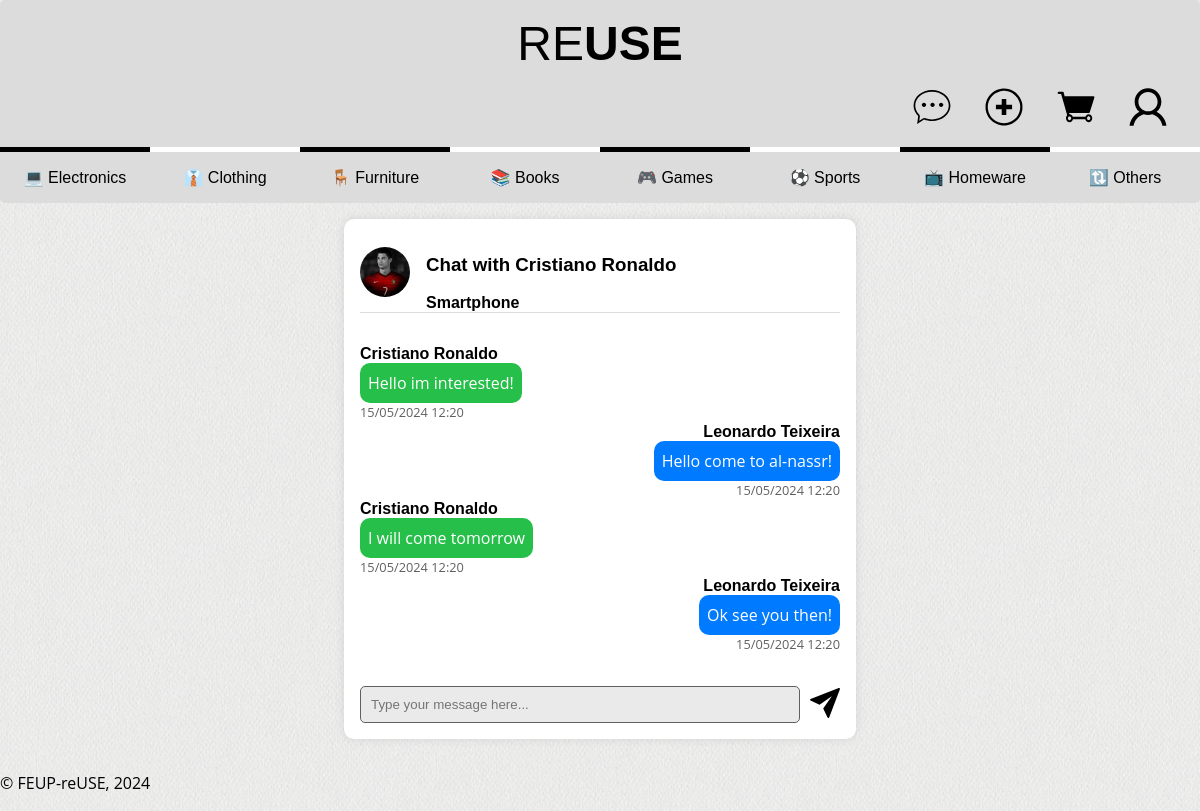
The page /pages/chat_messages.php?otherUserId=2&itemId=1 (signed in) on the database as committed earlier.
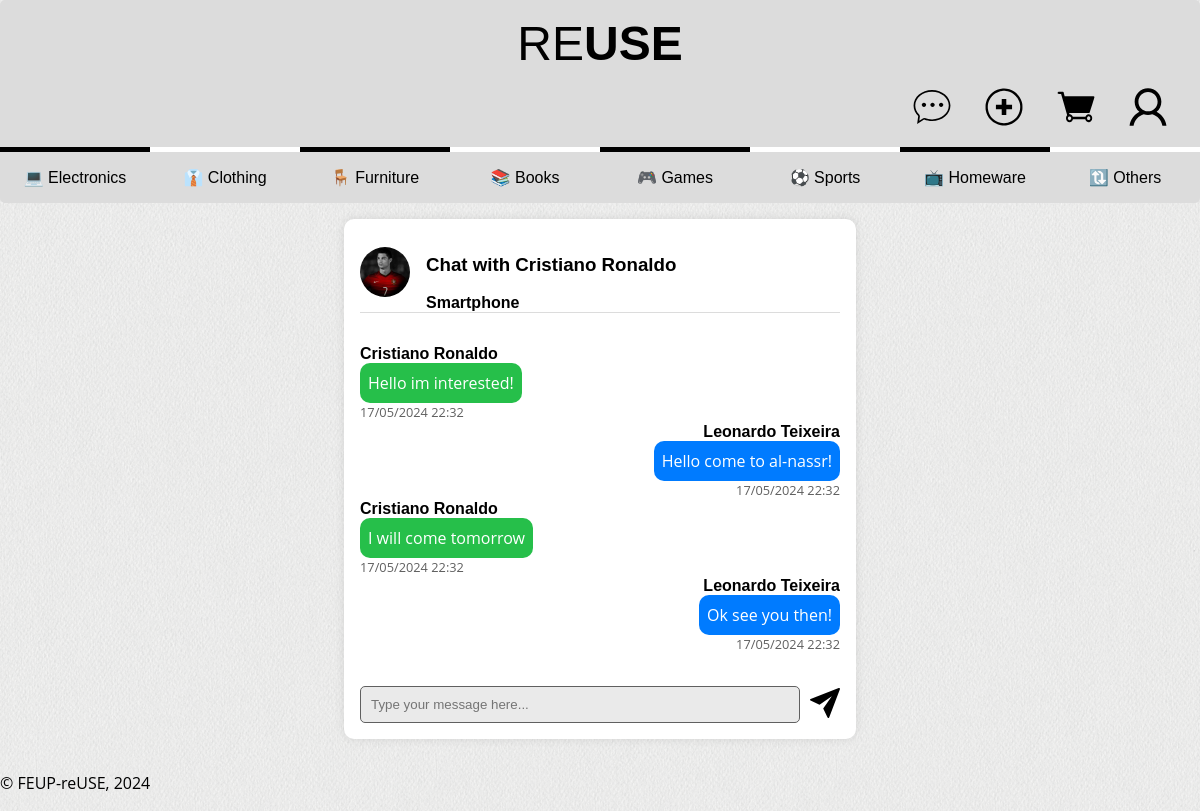
The same page on the database as committed later.
### tables this page shows
CREATE TABLE Categories (
    idCategory INTEGER PRIMARY KEY,
    categoryName TEXT UNIQUE NOT NULL
);

CREATE TABLE Users (
    idUser INTEGER PRIMARY KEY,
    name TEXT NOT NULL,
    username TEXT UNIQUE NOT NULL,
    password TEXT NOT NULL,
    email TEXT UNIQUE NOT NULL,
    isAdmin BOOLEAN NOT NULL DEFAULT 0
);

CREATE TABLE Images (
    idImage INTEGER PRIMARY KEY AUTOINCREMENT,
    imagePath TEXT NOT NULL
);

CREATE TABLE Items (
    idItem INTEGER PRIMARY KEY AUTOINCREMENT,
    idSeller INTEGER NOT NULL,
    name TEXT NOT NULL,
    introduction TEXT,
    description TEXT,
    idCategory INTEGER,
    brand TEXT,
    model TEXT,
    idSize INTEGER,
    idCondition INTEGER,
    price REAL NOT NULL,
    active BOOLEAN NOT NULL DEFAULT TRUE,
    featured BOOLEAN NOT NULL DEFAULT FALSE,
    FOREIGN KEY (idSeller) REFERENCES Users(idUser),
    FOREIGN KEY (idCategory) REFERENCES Categories(idCategory),
    FOREIGN KEY (idSize) REFERENCES Sizes(idSize),
    FOREIGN KEY (idCondition) REFERENCES Conditions(idCondition)
);

CREATE TABLE Chats (
    idChat INTEGER PRIMARY KEY,
    idSender INTEGER NOT NULL,
    idRecipient INTEGER NOT NULL,
    message TEXT NOT NULL,
    timestamp TIMESTAMP DEFAULT CURRENT_TIMESTAMP,
    idItem INTEGER NOT NULL,
    FOREIGN KEY (idSender) REFERENCES Users(idUser),
    FOREIGN KEY (idRecipient) REFERENCES Users(idUser),
    FOREIGN KEY (idItem) REFERENCES Items(idItem)
);

### pages/chat_messages.php (called while the page is built, shortened)
<?php
require_once(__DIR__ . '/../utils/session.php');
$session = new Session();
require_once(__DIR__ . '/../database/connection.db.php');
require_once(__DIR__ . '/../database/category.class.php');
require_once(__DIR__ . '/../database/item.class.php');
require_once(__DIR__ . '/../database/users.class.php');
require_once(__DIR__ . '/../database/chats.class.php');
require_once(__DIR__ . '/../templates/common.tpl.php');
require_once(__DIR__ . '/../templates/chat.tpl.php');
$db = getDatabaseConnection();
$categories = Category::getCategories($db);
$userId = $session->getId();
$otherUserId = $_GET['otherUserId'];
$itemId = $_GET['itemId'];
$chats = Chat::getChatByUserAndItem($db, (int)$userId, (int)$otherUserId, (int)$itemId);
drawHeader($session, ['chat']);
drawCategories($categories);
drawChatMessages($db, $chats, $userId, $otherUserId, $itemId);
drawFooter();
?>

### utils/session.php (called while the page is built, shortened)
<?php
  class Session {
    public function isLoggedIn() : bool {
      return isset($_SESSION['id']);
    }
    public function getId() : ?int {
      return isset($_SESSION['id']) ? $_SESSION['id'] : null;
    }
  }
?>

### database/category.class.php (called while the page is built, shortened)
<?php
class Category {
    public function __construct(int $idCategory, string $categoryName) {
        $this->idCategory = $idCategory;
        $this->categoryName = $categoryName;
    }
    static function getCategories(PDO $db): array {
        try {
            $stmt = $db->prepare('SELECT * FROM Categories');
            $stmt->execute();
            $categories = array();
            while ($category = $stmt->fetch()) {
                $categories[] = new Category(
                    $category['idCategory'],
                    $category['categoryName']
                );
            }
            return $categories;
        } catch (PDOException $e) {
            echo "Error fetching categories: " . $e->getMessage();
            return array();
        }
    }
}
?>

### database/users.class.php (called while the page is built, shortened)
<?php
class User {
    public int $idUser;
    public function __construct(int $idUser, string $name, string $username, string $password, string $email, bool $isAdmin) {
        $this->idUser = $idUser;
        $this->name = $name;
    }
    public static function getUserById(PDO $db, int $idUser): ?User {
        $stmt = $db->prepare('SELECT * FROM Users WHERE idUser = ?');
        $stmt->execute([$idUser]);
        $user = $stmt->fetch();
        return new User($user['idUser'], $user['name'], $user['username'], $user['password'], $user['email'], (bool) $user['isAdmin']);
    }
    public function getProfileImage(PDO $db): ?string {
        $stmt = $db->prepare('SELECT imagePath FROM UserImage JOIN Images ON UserImage.idImage = Images.idImage WHERE idUser = ?');
        $stmt->execute(array($this->idUser));
        $imagePath = $stmt->fetch();
        if ($imagePath)
            $imagePath = $imagePath['imagePath'];
        return $imagePath ? $imagePath : null;
    }
}
?>

### database/item.class.php (called while the page is built, shortened)
<?php
require_once 'connection.db.php';
require_once 'category.class.php';
require_once 'users.class.php';
class Item {
    public function __construct(int $idItem, int $idSeller, string $name, ?string $introduction, ?string $description, int $idCategory, ?string $brand, ?string $model, int $idSize, int $idCondition, float $price, bool $active, bool $featured) {
        $this->name = $name;
    }
    public static function getItemById(PDO $db ,int $idItem): ?Item {
        $stmt = $db->prepare('SELECT * FROM Items WHERE idItem = ?');
        $stmt->execute(array($idItem));
        $item = $stmt->fetch();
        return new Item(
            $item['idItem'],
            $item['idSeller'],
            $item['name'],
            $item['introduction'],
            $item['description'],
            (int) $item['idCategory'],
            $item['brand'],
            $item['model'],
            (int) $item['idSize'],
            (int) $item['idCondition'],
            $item['price'],
            (bool) $item['active'],
            (bool) $item['featured']
        );
    }
}
?>

### database/chats.class.php (called while the page is built, shortened)
<?php
require_once 'users.class.php';
class Chat {
    public static function getChatByUserAndItem($db, $userId, $otherUserId, $itemId) {
        $query = "SELECT * FROM Chats WHERE ((idSender = ? AND idRecipient = ?) OR (idSender = ? AND idRecipient = ?)) AND idItem = ?";
        $stmt = $db->prepare($query);
        $stmt->execute(array($userId, $otherUserId, $otherUserId, $userId, $itemId));
        return $stmt->fetchAll();
    }
}
?>

### templates/common.tpl.php (the view, shortened to what this page needs)
<?php function drawHeader($session, $jsPages = array("script")) { ?>
  <!DOCTYPE html>
  <html lang="en">
    <head>
      <link rel="stylesheet" href="../css/style.css">
      <link rel="stylesheet" href="../css/layout.css">
      <link rel="stylesheet" href="../css/responsive.css">
    </head>
    <body>
      <header>
        <h1>
            <a href="../pages/index.php">RE<strong>USE</strong></a>
        </h1>
        <?php
          if ($session->isLoggedIn()) {
        ?>
            <div id="user-icons">
              <a href="../pages/chats.php"><img src="../docs/images/icon_chat.svg" alt="Chats"></a>
              <a href="../pages/add_publication.php"><img src="../docs/images/icon_add.svg" alt="Add Publication"></a>
              <a href="../pages/cart.php" id="cart-icon"><img src="../docs/images/icon_cart.svg" alt="Cart"></a>
              <a href="../pages/user-profile.php?idUser=<?=$_SESSION['id']?>"><img src="../docs/images/icon_profile.svg" alt="Profile"></a>
            </div>
        <?php
          }
        ?>
      </header>
<?php } ?>
<?php function drawCategories($categories) { ?>
    <nav id="menu">
        <ul>
            <?php foreach ($categories as $category) { ?>
                <li><a href="../pages/index.php?category=<?= $category->idCategory ?>"><?= htmlspecialchars_decode(htmlentities($category->categoryName)) ?></a></li>
            <?php } ?>
        </ul>
    </nav>
<?php } ?>
<?php function drawFooter() { ?>
    <footer>
        <p>&copy; FEUP-reUSE, 2024</p>
    </footer>
  </body>
</html>
<?php } ?>

### templates/chat.tpl.php (shortened to what this page needs)
<?php
  require_once(__DIR__ . '/../database/item.class.php');
    require_once(__DIR__ . '/../database/users.class.php');
?>
<?php function drawChatMessages($db, $chats, $userId, $otherUserId, $itemId) { ?>
    <section class="chat">
        <header>
            <?php
                $otherUser = User::getUserById($db, (int)$otherUserId);
                $otherUserImage = $otherUser->getProfileImage($db);
                $item = Item::getItemById($db, (int)$itemId);
                if ($otherUserImage) {
                    echo "<a href='../pages/user-profile.php?idUser={$otherUserId}'><img src='{$otherUserImage}' alt='User Image'></a>";
                }
                else {
                    echo "<a href='../pages/user-profile.php?idUser={$otherUserId}'><img src='../docs/images/default_profile_picture.png' alt='User Image'></a>";
                }
            ?>
            <div>
                <h3>Chat with <?=User::getUserById($db,(int) $otherUserId)->name?></h3>
                <h4><?=$item->name?></h4>
            </div>
        </header>
            <div class="messages-container">
            <?php foreach ($chats as $chat) { ?>
                <div class="message_<?php echo $chat['idSender'] === $userId ? 'outgoing' : 'incoming'; ?>">
                    <h4><?= htmlentities(User::getUserById($db, $chat['idSender'])->name) ?></h4>
                    <p class="message_content"><?= htmlentities($chat['message']) ?></p>
                    <p class="hint"><?= htmlentities(date('d/m/Y H:i', strtotime($chat['timestamp']))) ?></p>
                </div>
            <?php } ?>
           </div>
            <form action="../actions/action_send_message.php" method="post" class="message-form">
                <div class="message-input">
                    <input type="text" name="message" placeholder="Type your message here..." required>
                    <button type="submit"><img src="../docs/images/icon_send.svg" alt="Send"></button>
                </div>
            </form>
    </section>
<?php } ?>

### css/style.css (style rules this page uses)
:root { --lightgrey: #dcdcdc; --lightergrey: #eaeaea; --grey: #606060; --blue: #007bff; --darkblue: #0056b3; --black: #000000; --white: #ffffff; --red: #d11b2e; --green: #26bf4a; --yellow: #f59918; }
a { text-decoration: none; color: var(--black); transition: 0.3s ease; }
body > header { background-color: var(--lightgrey); border-radius: 5px 5px 0 0; }
body > header h1 { font-size: 3em; font-weight: 100; color: var(--black); margin: 0; }
body > header strong { font-weight: 900; }
body > header h1 a { text-decoration: none; color: var(--black); }
#user-icons { margin-top: 1em; }
#user-icons a { padding: 0 1em; }
#user-icons img { width: 40px; height: 40px; }
#menu { background-color: var(--lightgrey); border-radius: 0 0 5px 5px; }
#menu ul { margin: 0; padding: 0; }
#menu li { list-style-type: none; text-align: center; padding: 1em 0; }
#menu a { padding: 1em; }
#menu li:nth-child(odd) { border-top: 5px solid var(--black); }
#menu li:nth-child(even) { border-top: 5px solid var(--white); }
button { background-color: var(--blue); color: var(--white); border: none; padding: 0.5em 1em; border-radius: 5px; transition: 0.3s; }
input, select { padding: 0.5em; border: 1px solid var(--grey); border-radius: 5px; }
.hint { font-size: 0.8em; color: var(--grey); }
.chats, .chat { background-color: var(--white); box-shadow: 0 0 10px rgba(0, 0, 0, 0.1); border-radius: 10px; width: 30em; }
.chats article img, .chat img { width: 50px; height: 50px; border-radius: 50%; }
.chat h4 { margin: 0; }
.chat header { width: 100%; border-bottom: 1px solid var(--lightgrey); margin-bottom: 1em; }
.chat .message_incoming p.message_content { margin: 0; padding: 0.5em; border-radius: 10px; background-color: var(--green); color: var(--white); }
.chat .message_outgoing p.message_content { margin: 0; padding: 0.5em; border-radius: 10px; background-color: var(--blue); color: var(--white); }
.chat .hint { margin: 0; }
.message-form { width: 100%; }
.message-input { margin-top: 1em; }
.message-input input[type="text"] { flex: 1; padding: 10px; border: 1px solid var(--grey); border-radius: 5px; margin-right: 10px; background-color: var(--lightergrey); }
.message-input button { background: none; border: none; cursor: pointer; padding: 0; margin: 0; }
.message-input img { border-radius: 0; width: 30px; height: 30px; }
.message_incoming, .message_outgoing { max-width: 50%; word-wrap: break-word; }
.messages-container { max-height: 500px; padding: 1em; overflow-y: auto; scrollbar-width: thin; }
body { font-family: "Poppins", sans-serif; }
p { font-family: "Open Sans", sans-serif; line-height: 1.5em; }

### css/layout.css (style rules this page uses)
body { margin: 0 auto; background-image: url("../docs/images/website_background.png"); width: 80em; display: grid; grid-template-columns: 1fr 4fr; grid-template-rows: auto; grid-template-areas: "header header" "menu menu" "signup signup" "details details" "aside items" "footer footer"; }
body > header { grid-area: header; }
#menu { grid-area: menu; }
body > footer { grid-area: footer; }
body > header { display: flex; flex-direction: column; padding: 1em; }
body > header h1 { display: flex; justify-content: center; }
#signup, #user-icons { display: flex; justify-content: flex-end; flex-wrap: wrap; }
#menu ul { display: flex; flex-direction: row; flex-wrap: wrap; }
#menu li { display: block; flex: 1; }
form { display: flex; flex-direction: column; }
.chats, .chat { margin: 1em auto; padding: 1em; grid-area: details; display: flex; flex-direction: column; align-items: center; }
.messages-container { width: 100%; grid-area: details; display: flex; flex-direction: column; align-items: center; }
.chats article, .chat header { display: flex; align-items: center; justify-content: flex-start; gap: 1em; }
.chat .message_incoming { display: flex; flex-direction: column; align-items: flex-start; }
.chat .message_outgoing { display: flex; flex-direction: column; align-items: flex-end; }
.message_incoming { align-self: flex-start; }
.message_outgoing { align-self: flex-end; }
.message-form { display: flex; flex-direction: column; }
.message-input { display: flex; align-items: center; }

### css/responsive.css (style rules this page uses)
@media (max-width: 80em) { body { width: 100%; } }

Rows that differ between the two databases and show on the page:
changed chats "Hello im interested!": timestamp "15/05/2024 12:20" → "17/05/2024 22:32"
changed chats "Hello come to al-nassr!": timestamp "15/05/2024 12:20" → "17/05/2024 22:32"
changed chats "I will come tomorrow": timestamp "15/05/2024 12:20" → "17/05/2024 22:32"
changed chats "Ok see you then!": timestamp "15/05/2024 12:20" → "17/05/2024 22:32"
